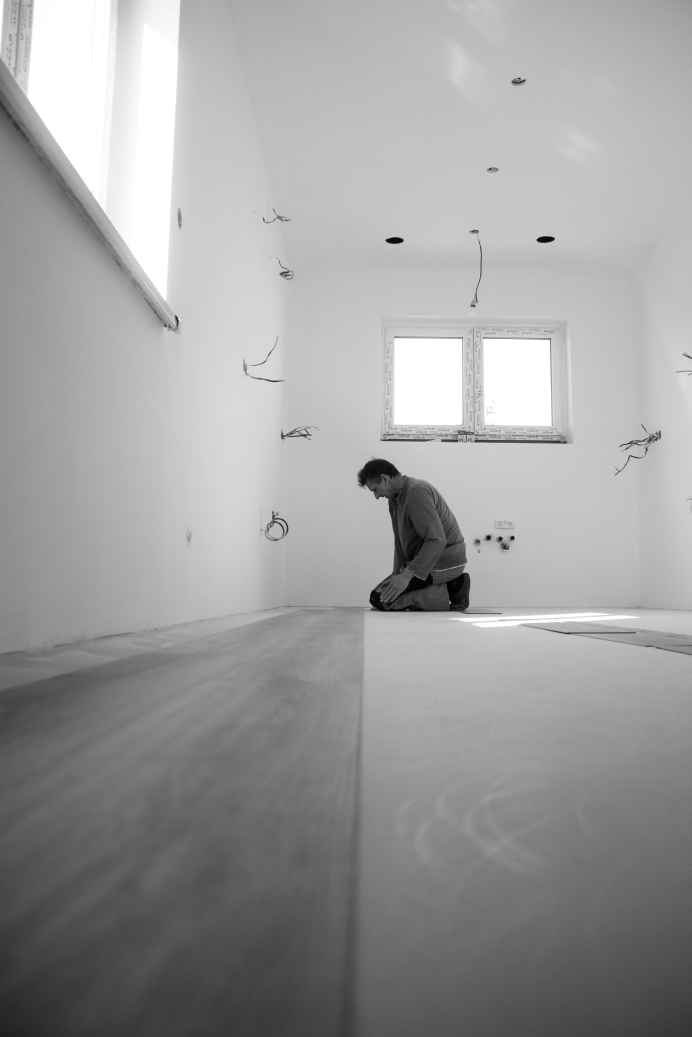
#> input picture staticfiles/images/worker.webp, 3456 x 5184 px (shown at 1/5 size)
$ python -i utils.py   (imports and definitions only)
#> lines starting #> are read from the running program, lines starting #| are printed output that depends on the picture
import io
import sys

from django.core.files.uploadedfile import InMemoryUploadedFile
from PIL import Image, ImageOps


# [82 lines left out: function optimize_image, not called in this run]


def optimize_profile_picture(image_file):
    """
    Optimize profile picture with specific settings.
    Square crop and resize to 400x400 pixels.
    """
#> called with image_file = '../staticfiles/images/worker.webp'
    try:
        img = Image.open(image_file)
#> img is the input picture: PIL image 3456x5184 RGB; mean R, G, B 158.9, 158.9, 158.9

        # Convert RGBA to RGB if needed
        if img.mode in ("RGBA", "LA", "P"):
            background = Image.new("RGB", img.size, (255, 255, 255))
            if img.mode == "P":
                img = img.convert("RGBA")
            background.paste(img, mask=img.split()[-1] if img.mode == "RGBA" else None)
            img = background

        # Auto-orient based on EXIF
        img = ImageOps.exif_transpose(img)

        # Make square crop from center
        width, height = img.size
#> width = 3456; height = 5184
        size = min(width, height)
#> size = 3456

        left = (width - size) // 2
#> left = 0
        top = (height - size) // 2
#> top = 864
        right = left + size
#> right = 3456
        bottom = top + size
#> bottom = 4320

        img = img.crop((left, top, right, bottom))
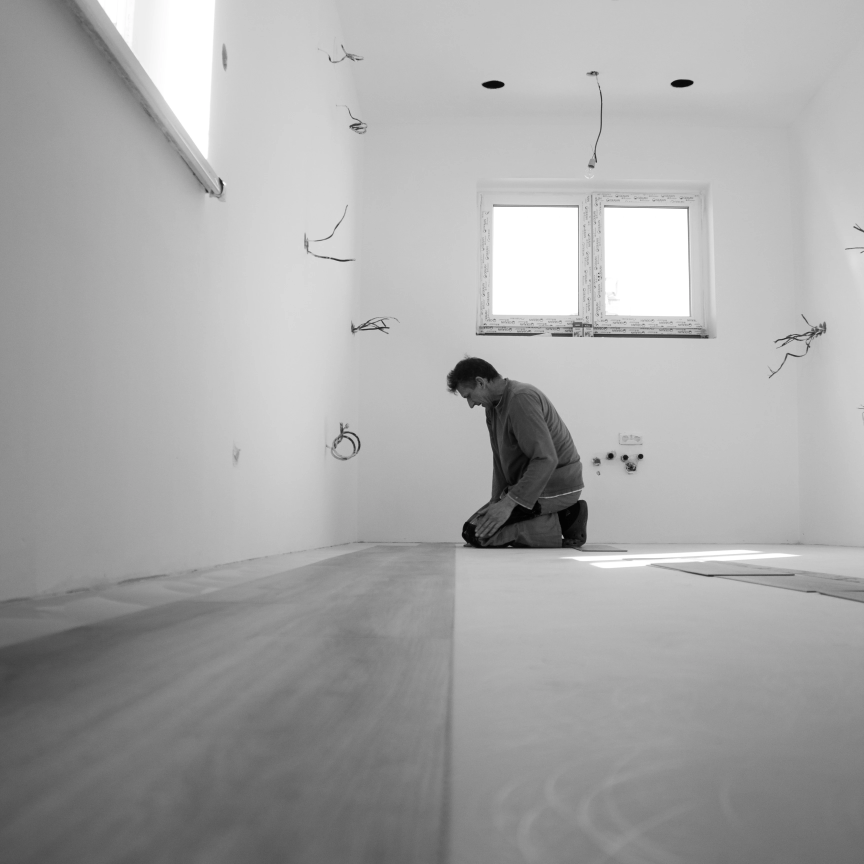
#> img: PIL image 3456x3456 RGB (shown at 1/4 size); mean R, G, B 167.7, 167.7, 167.7

        # Resize to 400x400
        img = img.resize((400, 400), Image.Resampling.LANCZOS)
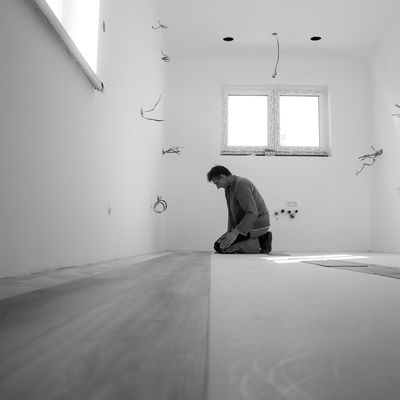
#> img: PIL image 400x400 RGB; mean R, G, B 167.7, 167.7, 167.7

        # Save optimized image
        output = io.BytesIO()
        img.save(output, format="JPEG", quality=90, optimize=True, progressive=True)
        output.seek(0)

        # Generate new filename
        original_name = image_file.name
        name_parts = original_name.rsplit(".", 1)
        if len(name_parts) > 1:
            new_name = f"{name_parts[0]}_profile.jpg"
        else:
            new_name = f"{original_name}_profile.jpg"

        return InMemoryUploadedFile(output, "ImageField", new_name, "image/jpeg", sys.getsizeof(output), None)

    except Exception as e:
        print(f"Profile picture optimization failed: {e}")
        return image_file


# [14 lines left out: functions optimize_portfolio_image, optimize_review_image, not called in this run]

>>> result = optimize_profile_picture('../staticfiles/images/worker.webp')
